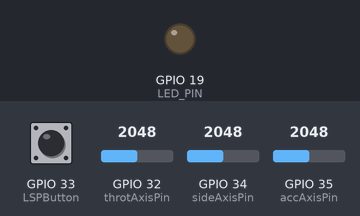
The sketch below on a simulated ESP32. Shown: output pins drawn as LEDs (lit = HIGH). The test bench sets the inputs (shaded band); at power-on: GPIO 32 (throtAxisPin) = 2048, GPIO 33 (LSPButton) LOW, GPIO 34 (sideAxisPin) = 2048, GPIO 35 (accAxisPin) = 2048. What the sketch prints to the serial monitor is not drawn.

Above: at 2.6 s.
At 5.6 s:
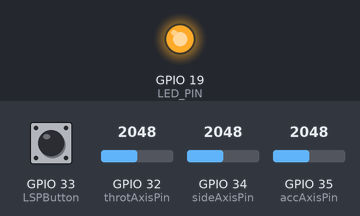
Timing chart, 0 to 7.1 s (numbered marks = the images above):
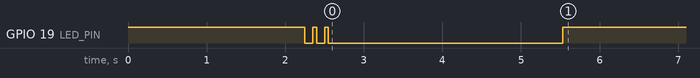

The sketch:

defender_remote_side.ino
```cpp
// remote side dig
#include <esp_now.h>
#include <WiFi.h>

const int deadzone = 120;

const int accAxisPin = 35;
const int sideAxisPin = 34;
const int throtAxisPin = 32;

const int LSPButton = 33;

#define LED_PIN 19

int acc = 0;
int side = 0;
int throt = 0;

int Lsp = 1;

int lthrot = 0;
int lacc = 0;
int lside = 0;

int mthrot = 0;
int macc = 0;
int mside = 0;

// REPLACE WITH RECEIVER MAC Address
uint8_t broadcastAddress[] =  { 0x36, 0x69, 0x2B, 0xFC, 0x4D, 0x3F };
const int send_rate = 30;
int sendvar = 0;

// Structure example to send data
// Must match the receiver structure
typedef struct struct_message {
  int acc;  // -2, -1 , 0 ,1 , 2
  int side;
  int throt;
} struct_message;

// Create a struct_message called Data & peer
struct_message Data;
struct_message PrevData;
esp_now_peer_info_t peerInfo;

int defaultacc = 0;
// Variables to store default joystick positions (calibration offsets)
int defaultside = 0;
int defaultThrot = 0;

// callback when data is sent
void OnDataSent(const uint8_t *mac_addr, esp_now_send_status_t status) {
  Serial.println(status == ESP_NOW_SEND_SUCCESS ? "Success" : "Fail");
  status == ESP_NOW_SEND_SUCCESS ? digitalWrite(LED_PIN, HIGH) : errBlink();
}

void errBlink(){
  for (int i = 0; i < 3; i++) {  // Blink LED for failure
    digitalWrite(LED_PIN, HIGH);
    delay(50);
    digitalWrite(LED_PIN, LOW);
    delay(100);
  }
}

void calibrateMinJoystick(){
  digitalWrite(LED_PIN, HIGH);
  delay(2000);
  lthrot = analogRead(throtAxisPin);
  lacc = analogRead(throtAxisPin);
  lside = analogRead(throtAxisPin);
  errBlink();
  delay(2000);
  digitalWrite(LED_PIN, HIGH);
  mthrot = analogRead(throtAxisPin);
  macc = analogRead(throtAxisPin);
  mside = analogRead(throtAxisPin);
  digitalWrite(LED_PIN, LOW);
}

// Function to calibrate joystick
void calibrateJoystick() {
    int totalAcc = 0, totalSide = 0,totalThrot = 0;
    int samples = 7; // Number of samples to average for calibration

    Serial.println("Calibrating joystick...");
    for (int i = 0; i < samples; i++) {
        totalAcc += analogReadSmooth(accAxisPin);
        totalSide += analogReadSmooth(sideAxisPin);
        totalThrot += analogReadSmooth(throtAxisPin);

        delay(20); // Small delay between samples
    }

    // Calculate average default position
    defaultacc = climit(map(totalAcc / samples,lacc,macc,255,-255));
    defaultside = climit(map(totalSide / samples,lside,mside,-255,255));
    defaultThrot = climit(map(totalThrot / samples,lthrot,mside,-255,255));

    delay(50);
    Serial.print("Default accAxis: ");
    Serial.println(defaultacc);
    Serial.print("Default sideAxis: ");
    Serial.println(defaultside);
    Serial.print("Default ThrotAxis: ");
    Serial.println(defaultThrot);
}
int binStickVal(int n){

}

int climit(int n) {
  if (n >= 255) {
    return 255;
  }
  else if (n <= -255) {
    return -255;
  }
  else {
    return n;
  }
}

void setup() {
  Serial.begin(115200);
  WiFi.mode(WIFI_STA);

  pinMode(accAxisPin, INPUT);
  pinMode(sideAxisPin, INPUT);

  // pinMode(RBButton, INPUT);
  // pinMode(LBButton, INPUT);

  pinMode(LSPButton, INPUT);

  pinMode(LED_PIN, OUTPUT);
  digitalWrite(LED_PIN, HIGH);
  delay(200);
  digitalWrite(LED_PIN, LOW);
  // Init ESP-NOW
  if (esp_now_init() != ESP_OK) {
    Serial.println("Error initializing ESP-NOW");
    return;
  }
  // Once ESPNow is successfully Init, we will register for Send CB to
  // get the status of Trasnmitted packet
  esp_now_register_send_cb(OnDataSent);

  // Register peer
  memcpy(peerInfo.peer_addr, broadcastAddress, 6);
  peerInfo.channel = 0;
  peerInfo.encrypt = false;

  // Add peer
  if (esp_now_add_peer(&peerInfo) != ESP_OK) {
    Serial.println("Failed to add peer");
    return;
  }

  // Calibrate joystick
  calibrateMinJoystick();
  delay(5);
  calibrateJoystick();
}


bool button_state(int a) {
  int s = 0;
  for (int i = 0; i < 4; i++) {
    s += digitalRead(a);
    delay(3);
  }
  return (s > 2) ? true : false;
}

int analogReadSmooth(int pin) {
    int total = 0;
    for (int i = 0; i < 3; i++) {
        total += analogRead(pin);
        delay(10);
    }
    return total / 3;
}


int stick_value(int sp) {
  int abs_sp = abs(sp);
  int output = 0;

  if (abs_sp <= deadzone) {  // Deadzone
    output = 0;
  } else if (abs_sp <= 250) {                // analog range
    output = map(abs_sp, 31, 255, 70, 255);  // Scale to 70-280
  }
  else{
    output = 255;
  }

  if (sp <0){
    output *= -1;
  }
  return output;
}

void loop() {
  // Read analog values for throttle only
  throt = analogReadSmooth(throtAxisPin);

  // Read raw analog values for acc and side
  int accRaw = analogRead(accAxisPin);
  int sideRaw = analogRead(sideAxisPin);

  // Define positive and negative thresholds for acc and side
  int accPositiveThreshold = 3000; // Adjust this threshold as needed
  int accNegativeThreshold = 1000; // Adjust this threshold as needed
  int sidePositiveThreshold = 3000; // Adjust this threshold as needed
  int sideNegativeThreshold = 1000; // Adjust this threshold as needed

  // Determine acc value
  if (accRaw > accPositiveThreshold) {
    acc = 255;
  } else if (accRaw < accNegativeThreshold) {
    acc = -255;
  } else {
    acc = 0;
  }

  // Determine side value
  if (sideRaw > sidePositiveThreshold) {
    side = 255;
  } else if (sideRaw < sideNegativeThreshold) {
    side = -255;
  } else {
    side = 0;
  }

  // Process throttle value with analog mapping
  throt = climit(stick_value(map(throt, lthrot, mthrot, 0, 255)));

  // Apply logic to halve acc if LSPButton is pressed
  Lsp = !button_state(LSPButton);
  if (Lsp) {
    acc = acc / 2;
  }

  // Prepare data to send
  Data.acc = acc;
  Data.side = side;
  Data.throt = throt;

  // Send message via ESP-NOW
  esp_err_t result = esp_now_send(broadcastAddress, (uint8_t *)&Data, sizeof(Data));

  // Output the result
  Serial.print("Acc: ");
  Serial.print(acc);
  Serial.print(" Side: ");
  Serial.print(side);
  Serial.print(" Throt: ");
  Serial.println(throt);

  if (result == ESP_OK) {
    Serial.println("S");
  } else {
    Serial.println("E");
  }

  delay(10);
}
```

Measured:
- by itself, GPIO 19 (LED_PIN): goes LOW 0.10 s, HIGH 0.05 s, LOW 0.10 s, HIGH 0.05 s, LOW 3.0 s, then HIGH
